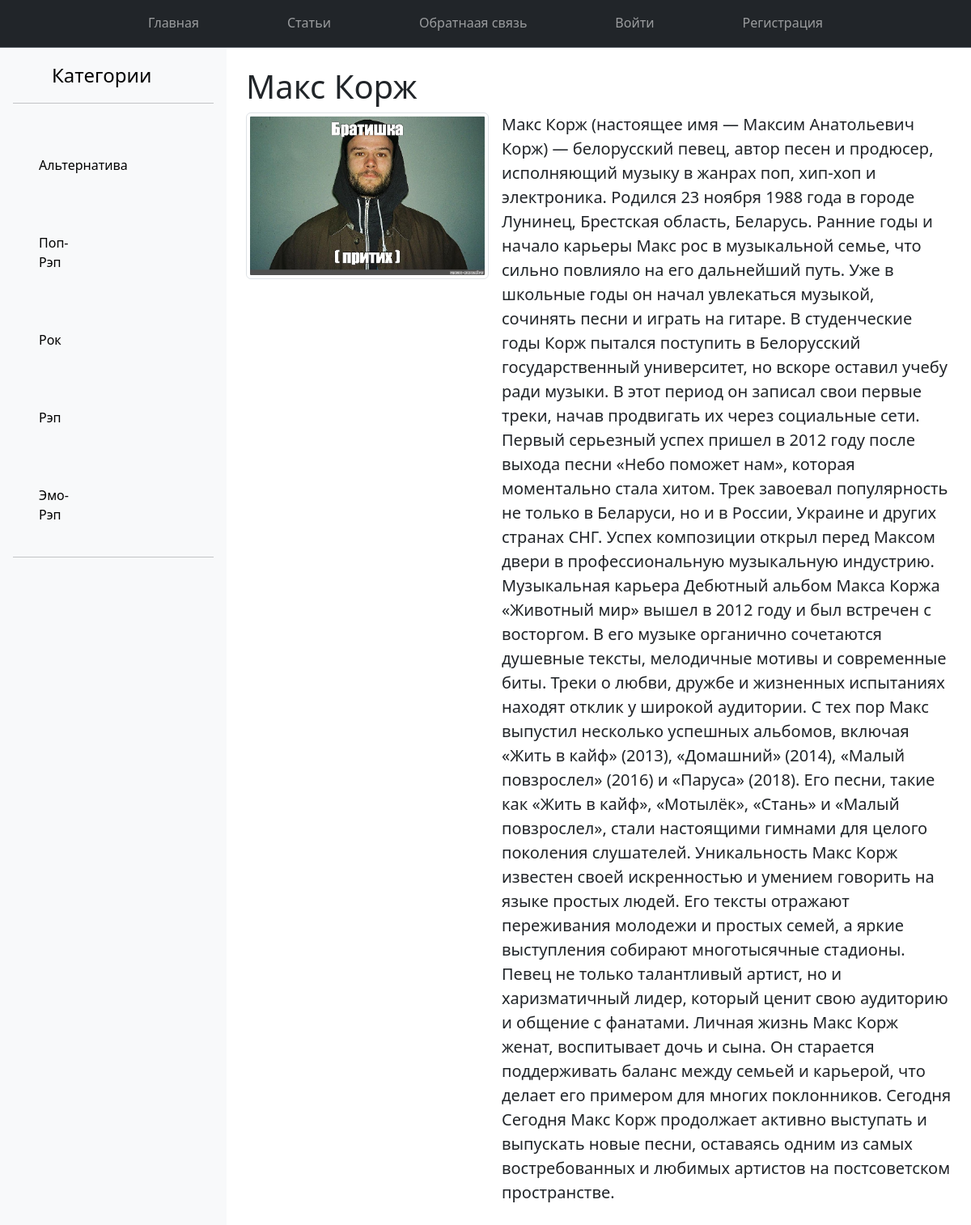
The page /post/maks-korzh/ on the database its author committed.
### main/models.py (models this page shows, shortened)
class Category(models.Model):
    name = models.CharField(max_length=100, db_index=True, verbose_name='Категория')
    slug = models.SlugField(max_length=255, unique=True, db_index=True)
    class Meta:
        verbose_name = "Категория"
        verbose_name_plural = "Категории"

class Musician(models.Model):
    class Status(models.IntegerChoices):
        DRAFT = 0, 'Черновик'
        PUBLISHED = 1, 'Опубликовано'
    title = models.CharField(max_length=255, verbose_name="Заголовок")
    slug = models.SlugField(max_length=255, unique=True, db_index=True, verbose_name="Slug")
    content = models.TextField(blank=True, verbose_name="Текст статьи")
    time_create = models.DateTimeField(auto_now_add=True, verbose_name="Время создания")
    time_update = models.DateTimeField(auto_now=True, verbose_name="Время изменения")
    is_published = models.BooleanField(choices=tuple(map(lambda x: (bool(x[0]), x[1]), Status.choices)),
                                       default=Status.DRAFT, verbose_name="Статус")
    photo = models.ImageField(upload_to='photos/%Y/%m/%d', default=None, blank=True, null=True, verbose_name='Фото')
    cat = models.ForeignKey(
        'Category',
        on_delete=models.PROTECT,
        related_name='posts',
        verbose_name="Категории")
    tags = models.ManyToManyField('TagPost', blank=True, related_name='tags', verbose_name="Теги")
    alive = models.OneToOneField(
        'Alive',
        on_delete=models.SET_NULL,
        null=True,
        blank=True,
        related_name='alive',
        verbose_name="Место рождения")
    user = models.ForeignKey(
        User,
        verbose_name='Пользователь',
        on_delete=models.CASCADE)
    class Meta:
        verbose_name = "Известные музыканты"
        verbose_name_plural = "Известные музыканты"
        ordering = ['-time_create']
        indexes = [
            models.Index(fields=['-time_create'])
        ]

### main/views.py (the view)
# urls.py: path('post/<slug:post_slug>/', views.show_post, name='post'),
def show_post(request, post_slug):
    post = get_object_or_404(Musician, slug=post_slug)
    data = {
        'title': post.title,
        'post': post,
        'cat_selected': 1,
    }
    return render(request, 'main/post.html', data)

### main/templatetags/musican_tags.py (called while the page is built)
@register.inclusion_tag('main/list_categories.html')
def show_categories(cat_selected=0):
    cats = Category.objects.annotate(total=Count("posts")).filter(total__gt=0)
    return {'cats': cats, 'cat_selected': cat_selected}

### main/templates/main/post.html
{% extends 'main/base.html' %}
{% load musican_tags %}
{% block content %}
<div class="d-flex">
    <div class="d-flex flex-column flex-shrink-0 p-3 bg-body-tertiary" style="width: 280px; margin-bottom: 5px;">
        <a class="d-flex align-items-center mb-3 mb-md-0 me-md-auto link-body-emphasis text-decoration-none">
            <svg class="bi pe-none me-2" width="40" height="32"></svg>
            <span class="fs-4">Категории</span>
        </a>
        <hr>
        {% show_categories cat_selected %}
        <hr>
    </div>
    <div class="flex-grow-1 p-4">
        <h1>{{ post.title }}</h1>
        <div class="d-flex align-items-start">
            {% if post.photo %}
            <img src="{{ post.photo.url }}" alt="Изображение статьи" class="img-fluid img-thumbnail me-3" style="width: 300px; height: auto; object-fit: cover;">
            {% endif %}
            <p class="lead">{{ post.content }}</p>
        </div>
    </div>
</div>
{% endblock %}

### main/templates/main/list_categories.html
{% for cat in cats %}
{% if cat.id == cat_selected %}
<div class="d-flex flex-column flex-shrink-0 p-3 bg-body-tertiary" style="width: 28px; height: 25; ">
        <ul class="nav nav-pills flex-column mb-auto">
            <li>
                <a href="{% url 'category' cat.slug %}" class="nav-link link-body-emphasis">
                    <svg class="bi pe-none me-2" width="16" height="16"><use xlink:href="{{ cat.get_absolute_url }}"></use></svg>
                    {{cat.name}}
                </a>
            </li>
        </ul>
</div>
{% else %}
<div class="d-flex flex-column flex-shrink-0 p-3 bg-body-tertiary" style="width: 28px; height: 250; ">
        <ul class="nav nav-pills flex-column mb-auto">
            <li>
                <a href="{% url 'category' cat.slug %}" class="nav-link link-body-emphasis">
                    <svg class="bi pe-none me-2" width="16" height="16"><use xlink:href="{{ cat.get_absolute_url }}"></use></svg>
                    {{cat.name}}
                </a>
            </li>
        </ul>
</div>
{% endif %}
{% endfor %}

### rows shown on the page
Category: name "Альтернатива"
Category: name "Поп-Рэп"
Category: name "Рок"
Category: name "Рэп"
Category: name "Эмо-Рэп"
Musician: title "Макс Корж", photo (picture), content "Макс Корж (настоящее имя — Максим Анатольевич Корж) — белорусский певец, автор песен и продюсер, исполняющий музыку в жанрах поп, хип-хоп и электроника. Родился 23 ноября 1988 года в городе Лунинец, Брестская область, Беларусь. Ранние годы и начало карьеры Макс рос в музыкальной семье, что сильно повлияло на его дальнейший путь. Уже в школьные годы он начал увлекаться музыкой, сочинять песни и играть на гитаре. В студенческие годы Корж пытался поступить в Белорусский государственный университет, но вскоре оставил учебу ради музыки. В этот период он записал свои первые треки, начав продвигать их через социальные сети. Первый серьезный успех пришел в 2012 году после выхода песни «Небо поможет…"
